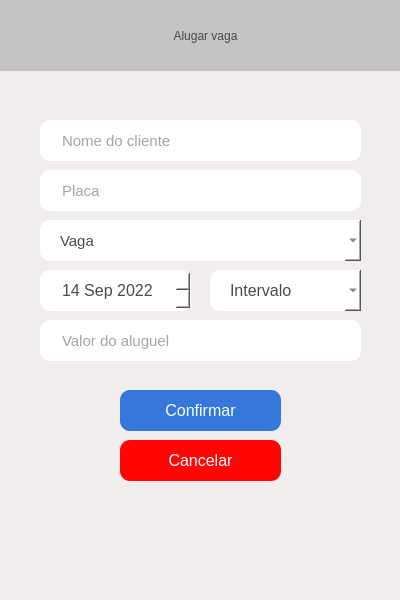
<?xml version="1.0" encoding="UTF-8"?>
<ui version="4.0">
 <class>AlugarVaga</class>
 <widget class="QMainWindow" name="AlugarVaga">
  <property name="geometry">
   <rect>
    <x>0</x>
    <y>0</y>
    <width>400</width>
    <height>600</height>
   </rect>
  </property>
  <property name="minimumSize">
   <size>
    <width>400</width>
    <height>600</height>
   </size>
  </property>
  <property name="maximumSize">
   <size>
    <width>400</width>
    <height>600</height>
   </size>
  </property>
  <property name="cursor">
   <cursorShape>ArrowCursor</cursorShape>
  </property>
  <property name="windowTitle">
   <string>Sistema de estacionamento - Alugar</string>
  </property>
  <property name="windowIcon">
   <iconset>
    <normaloff>imagens/seguro-de-automovel.png</normaloff>imagens/seguro-de-automovel.png</iconset>
  </property>
  <property name="styleSheet">
   <string notr="true">background-color: rgb(242, 237, 237);
color: rgb(75, 74, 74);</string>
  </property>
  <widget class="QWidget" name="centralwidget">
   <widget class="QLabel" name="label">
    <property name="geometry">
     <rect>
      <x>-10</x>
      <y>0</y>
      <width>431</width>
      <height>71</height>
     </rect>
    </property>
    <property name="styleSheet">
     <string notr="true">background-color: rgb(196, 196, 196);
color: rgb(75, 74, 74);
font: 24pt &quot;Segoe UI&quot;;
padding: 10px;
border:none;</string>
    </property>
    <property name="text">
     <string>Alugar vaga</string>
    </property>
    <property name="alignment">
     <set>Qt::AlignCenter</set>
    </property>
   </widget>
   <widget class="QPushButton" name="btnConfirmar">
    <property name="geometry">
     <rect>
      <x>120</x>
      <y>390</y>
      <width>161</width>
      <height>41</height>
     </rect>
    </property>
    <property name="font">
     <font>
      <pointsize>12</pointsize>
     </font>
    </property>
    <property name="cursor">
     <cursorShape>PointingHandCursor</cursorShape>
    </property>
    <property name="styleSheet">
     <string notr="true">background-color: rgb(53, 119, 218);
border: none;
border-radius:10px;
color: rgb(255, 255, 255);</string>
    </property>
    <property name="text">
     <string>Confirmar</string>
    </property>
   </widget>
   <widget class="QPushButton" name="btnCancelar">
    <property name="geometry">
     <rect>
      <x>120</x>
      <y>440</y>
      <width>161</width>
      <height>41</height>
     </rect>
    </property>
    <property name="font">
     <font>
      <pointsize>12</pointsize>
     </font>
    </property>
    <property name="cursor">
     <cursorShape>PointingHandCursor</cursorShape>
    </property>
    <property name="styleSheet">
     <string notr="true">background-color: #FF0505;
border: none;
border-radius:10px;
color: rgb(255, 255, 255);</string>
    </property>
    <property name="text">
     <string>Cancelar</string>
    </property>
   </widget>
   <widget class="QComboBox" name="numeroVaga">
    <property name="geometry">
     <rect>
      <x>40</x>
      <y>220</y>
      <width>321</width>
      <height>41</height>
     </rect>
    </property>
    <property name="font">
     <font>
      <pointsize>11</pointsize>
     </font>
    </property>
    <property name="cursor">
     <cursorShape>PointingHandCursor</cursorShape>
    </property>
    <property name="styleSheet">
     <string notr="true">border-radius:10px;
background-color:white;
color: rgb(75, 74, 74);
padding-left: 20px;
text-align:center;</string>
    </property>
    <property name="editable">
     <bool>false</bool>
    </property>
    <property name="placeholderText">
     <string>Vaga</string>
    </property>
    <item>
     <property name="text">
      <string>01</string>
     </property>
    </item>
    <item>
     <property name="text">
      <string>02</string>
     </property>
    </item>
    <item>
     <property name="text">
      <string>03</string>
     </property>
    </item>
    <item>
     <property name="text">
      <string>04</string>
     </property>
    </item>
    <item>
     <property name="text">
      <string>05</string>
     </property>
    </item>
    <item>
     <property name="text">
      <string>06</string>
     </property>
    </item>
    <item>
     <property name="text">
      <string>07</string>
     </property>
    </item>
    <item>
     <property name="text">
      <string>08</string>
     </property>
    </item>
    <item>
     <property name="text">
      <string>09</string>
     </property>
    </item>
    <item>
     <property name="text">
      <string>10</string>
     </property>
    </item>
    <item>
     <property name="text">
      <string>11</string>
     </property>
    </item>
    <item>
     <property name="text">
      <string>12</string>
     </property>
    </item>
    <item>
     <property name="text">
      <string>13</string>
     </property>
    </item>
    <item>
     <property name="text">
      <string>14</string>
     </property>
    </item>
    <item>
     <property name="text">
      <string>15</string>
     </property>
    </item>
    <item>
     <property name="text">
      <string>16</string>
     </property>
    </item>
    <item>
     <property name="text">
      <string>17</string>
     </property>
    </item>
    <item>
     <property name="text">
      <string>18</string>
     </property>
    </item>
    <item>
     <property name="text">
      <string>19</string>
     </property>
    </item>
    <item>
     <property name="text">
      <string>20</string>
     </property>
    </item>
   </widget>
   <widget class="QLineEdit" name="nomeCliente">
    <property name="geometry">
     <rect>
      <x>40</x>
      <y>120</y>
      <width>321</width>
      <height>41</height>
     </rect>
    </property>
    <property name="font">
     <font>
      <family>Segoe UI</family>
      <pointsize>11</pointsize>
      <weight>50</weight>
      <italic>false</italic>
      <bold>false</bold>
     </font>
    </property>
    <property name="styleSheet">
     <string notr="true">background-color: rgb(255, 255, 255);
font: 11pt &quot;Segoe UI&quot;;
padding-left: 20px;
border-radius:10px;
color: rgb(75, 74, 74);</string>
    </property>
    <property name="text">
     <string/>
    </property>
    <property name="placeholderText">
     <string>Nome do cliente</string>
    </property>
   </widget>
   <widget class="QLineEdit" name="placa">
    <property name="geometry">
     <rect>
      <x>40</x>
      <y>170</y>
      <width>321</width>
      <height>41</height>
     </rect>
    </property>
    <property name="font">
     <font>
      <family>Segoe UI</family>
      <pointsize>11</pointsize>
      <weight>50</weight>
      <italic>false</italic>
      <bold>false</bold>
     </font>
    </property>
    <property name="styleSheet">
     <string notr="true">background-color: rgb(255, 255, 255);
font: 11pt &quot;Segoe UI&quot;;
padding-left: 20px;
border-radius:10px;
color: rgb(75, 74, 74);</string>
    </property>
    <property name="text">
     <string/>
    </property>
    <property name="placeholderText">
     <string>Placa</string>
    </property>
   </widget>
   <widget class="QComboBox" name="intervaloAluguel">
    <property name="geometry">
     <rect>
      <x>210</x>
      <y>270</y>
      <width>151</width>
      <height>41</height>
     </rect>
    </property>
    <property name="font">
     <font>
      <pointsize>12</pointsize>
     </font>
    </property>
    <property name="styleSheet">
     <string notr="true">border-radius:10px;
background-color:white;
color: rgb(75, 74, 74);
padding-left: 20px;
text-align:center;</string>
    </property>
    <property name="placeholderText">
     <string>Intervalo</string>
    </property>
    <item>
     <property name="text">
      <string>08:00 - 09:00</string>
     </property>
    </item>
    <item>
     <property name="text">
      <string>09:00 - 10:00</string>
     </property>
    </item>
    <item>
     <property name="text">
      <string>10:00 - 11:00</string>
     </property>
    </item>
    <item>
     <property name="text">
      <string>11:00 - 12:00</string>
     </property>
    </item>
    <item>
     <property name="text">
      <string>12:00 - 13:00</string>
     </property>
    </item>
    <item>
     <property name="text">
      <string>13:00 - 14:00</string>
     </property>
    </item>
    <item>
     <property name="text">
      <string>14:00 - 15:00</string>
     </property>
    </item>
    <item>
     <property name="text">
      <string>15:00 - 16:00</string>
     </property>
    </item>
    <item>
     <property name="text">
      <string>16:00 - 17:00</string>
     </property>
    </item>
    <item>
     <property name="text">
      <string>17:00 - 18:00</string>
     </property>
    </item>
    <item>
     <property name="text">
      <string>18:00 - 19:00</string>
     </property>
    </item>
    <item>
     <property name="text">
      <string>19:00 - 20:00</string>
     </property>
    </item>
    <item>
     <property name="text">
      <string>20:00 - 21:00</string>
     </property>
    </item>
    <item>
     <property name="text">
      <string>21:00 - 22:00</string>
     </property>
    </item>
    <item>
     <property name="text">
      <string>22:00 - 23:00</string>
     </property>
    </item>
   </widget>
   <widget class="QDateEdit" name="dataAluguel">
    <property name="geometry">
     <rect>
      <x>40</x>
      <y>270</y>
      <width>151</width>
      <height>41</height>
     </rect>
    </property>
    <property name="font">
     <font>
      <pointsize>12</pointsize>
     </font>
    </property>
    <property name="styleSheet">
     <string notr="true">border-radius:10px;
background-color:white;
color: rgb(75, 74, 74);
padding-left: 20px;
text-align:center;</string>
    </property>
    <property name="minimumDateTime">
     <datetime>
      <hour>12</hour>
      <minute>0</minute>
      <second>0</second>
      <year>2022</year>
      <month>9</month>
      <day>14</day>
     </datetime>
    </property>
   </widget>
   <widget class="QLineEdit" name="valorAluguel">
    <property name="geometry">
     <rect>
      <x>40</x>
      <y>320</y>
      <width>321</width>
      <height>41</height>
     </rect>
    </property>
    <property name="font">
     <font>
      <family>Segoe UI</family>
      <pointsize>11</pointsize>
      <weight>50</weight>
      <italic>false</italic>
      <bold>false</bold>
     </font>
    </property>
    <property name="styleSheet">
     <string notr="true">background-color: rgb(255, 255, 255);
font: 11pt &quot;Segoe UI&quot;;
padding-left: 20px;
border-radius:10px;
color: rgb(75, 74, 74);</string>
    </property>
    <property name="text">
     <string/>
    </property>
    <property name="placeholderText">
     <string>Valor do aluguel</string>
    </property>
   </widget>
  </widget>
  <widget class="QMenuBar" name="menubar">
   <property name="geometry">
    <rect>
     <x>0</x>
     <y>0</y>
     <width>400</width>
     <height>22</height>
    </rect>
   </property>
  </widget>
  <widget class="QStatusBar" name="statusbar"/>
 </widget>
 <resources/>
 <connections/>
</ui>
